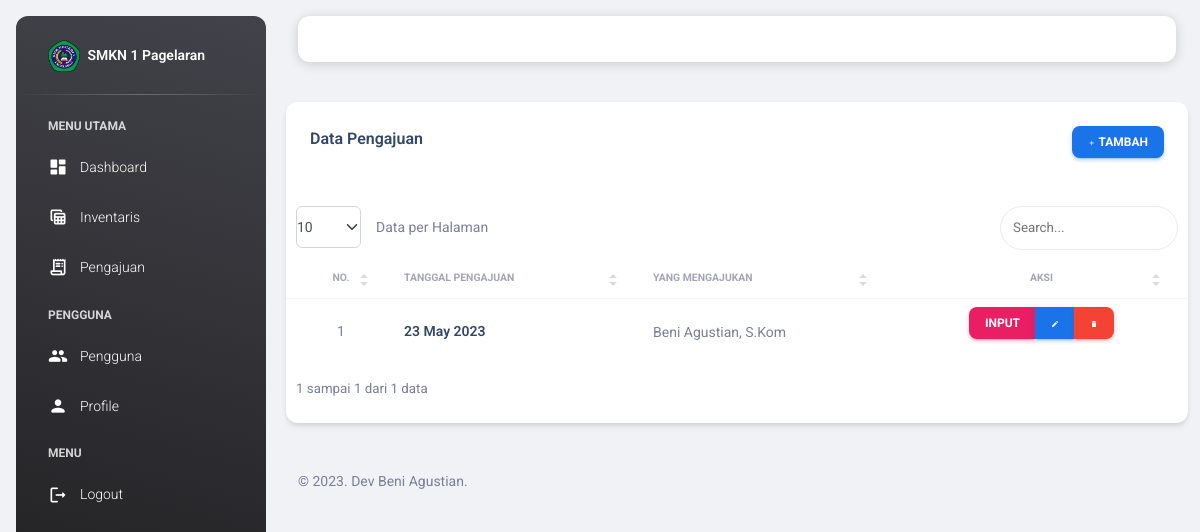
The app's page /view_pengajuan/pengajuan.php (signed in), older data.
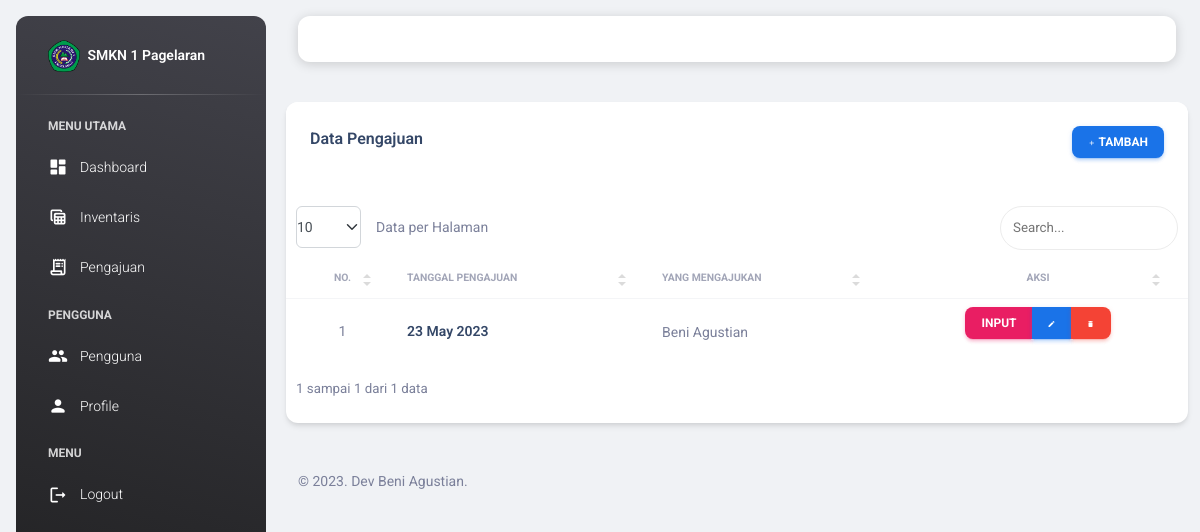
The same page, newer data.
### tables this page shows
CREATE TABLE `pengajuan` (
  `id_pengajuan` int(11) NOT NULL,
  `tanggal_pengajuan` date NOT NULL,
  `id_user` int(11) NOT NULL
);

CREATE TABLE `users` (
  `id_user` int(11) NOT NULL,
  `nama` varchar(255) NOT NULL,
  `username` varchar(255) NOT NULL,
  `email` varchar(255) NOT NULL,
  `password` varchar(255) NOT NULL,
  `image` varchar(255) NOT NULL,
  `role_id` int(11) NOT NULL,
  `date_created` date NOT NULL,
  `is_active` int(11) NOT NULL
);

### functions.php (called while the page is built, shortened)
<?php
$conn = mysqli_connect("localhost", "root", "", "db_siib");
function query($query)
{
    global $conn;
    $result = mysqli_query($conn, $query);
    $rows = [];
    while ($row = mysqli_fetch_assoc($result)) {
        $rows[] = $row;
    }
    return $rows;
}

### view_pengajuan/pengajuan.php (the view, shortened to what this page needs)
<?php
include "../templates/header.php";
$pengajuan = query(
    "SELECT * FROM pengajuan
    INNER JOIN users ON pengajuan.id_user = users.id_user"
);
?>
<div class="row mb-4">
    <div class="col-12 col-md-12">
        <div class="card">
            <div class="card-header pb-0">
                <div class="row">
                    <div class="col-lg-6 col-7">
                        <h6>Data Pengajuan</h6>
                    </div>
                    <?php if ($user["role_id"] == 1): ?>
                        <div class="col-lg-6 col-5 my-auto text-end">
                            <div class="btn-group btn-group-toggle" data-toggle="buttons">
                                <a href="pengajuan_add.php" class="btn btn-sm btn-info text-white"><i
                                        class="material-icons opacity-10">add</i> Tambah</a>
                            </div>
                        </div>
                    <?php endif; ?>
                </div>
            </div>
            <div class="card-body px-0 pb-2">
                <div class="table-responsive">
                    <table class="table align-items-center mb-0" id="data-table">
                        <thead>
                            <tr>
                                <th
                                    class="text-uppercase text-secondary text-xxs font-weight-bolder opacity-7 text-center">
                                    No.</th>
                                <th class="text-uppercase text-secondary text-xxs font-weight-bolder opacity-7 ps-2">
                                    Tanggal Pengajuan</th>
                                <th class="text-uppercase text-secondary text-xxs font-weight-bolder opacity-7 ps-2">
                                    Yang Mengajukan</th>
                                <th
                                    class="text-center text-uppercase text-secondary text-xxs font-weight-bolder opacity-7">
                                    Aksi</th>
                            </tr>
                        </thead>
                        <tbody>
                            <?php $n = 1; ?>
                            <?php foreach ($pengajuan as $p): ?>
                                <tr>
                                    <td class="text-center text-sm">
                                        <span class="mb-0 text-sm">
                                            <?= $n; ?>
                                        </span>
                                    </td>
                                    <td>
                                        <h6 class="mb-0 text-sm">
                                            <?= date('d F Y', strtotime($p["tanggal_pengajuan"])); ?>
                                        </h6>
                                    </td>
                                    <td>
                                        <span class="mb-0 text-sm">
                                            <?= $p["nama"]; ?>
                                        </span>
                                    </td>
                                    <td class="align-middle text-center">
                                        <div class="btn-group btn-group-toggle" data-toggle="buttons">
                                            <a href="pengajuan_detail.php?id_pengajuan=<?= $p["id_pengajuan"] ?>"
                                                class="btn btn-sm btn-primary text-white">Input</a>
                                            <?php if ($user["role_id"] == 1): ?>
                                                <a href="pengajuan_edit.php?id_pengajuan=<?= $p["id_pengajuan"] ?>"
                                                    class="btn btn-sm btn-info text-white"><i
                                                        class="material-icons opacity-10">edit</i></a>
                                                <a href="pengajuan_delete.php?id_pengajuan=<?= $p["id_pengajuan"] ?>"
                                                    class="btn btn-sm btn-danger text-white"
                                                    onclick="return confirm('Yakin ingin menghapus <?= $p['tanggal_pengajuan']; ?>?');"><i
                                                        class="material-icons opacity-10">delete</i></a>
                                            <?php endif; ?>
                                        </div>
                                    </td>
                                </tr>
                                <?php $n++; ?>
                            <?php endforeach; ?>
                        </tbody>
                    </table>
                </div>
            </div>
        </div>
    </div>
</div>
<?php
include "../templates/footer.php";
?>

Row changes from the older to the newer data that the page shows:
changed through a linked row, pengajuan: id_user.nama "Beni Agustian, S.Kom" → "Beni Agustian"
